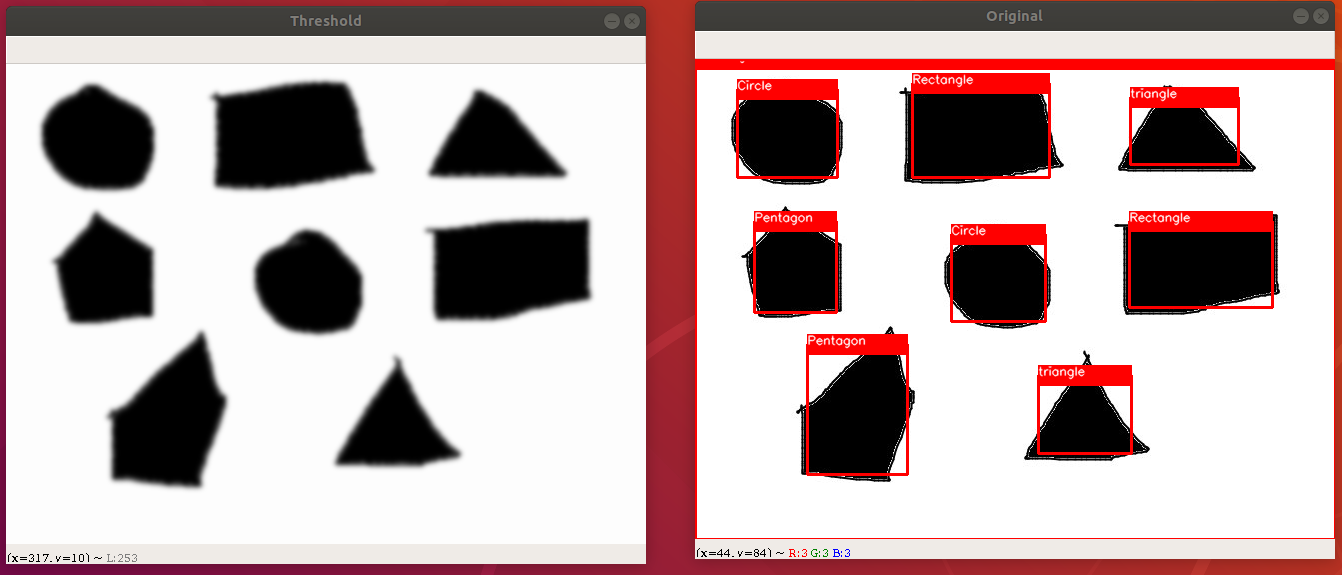
#> input picture assets/from_picture.png, 1342 x 575 px
$ python capture.py -i assets/from_picture.png   (older library calls are emulated)
#> lines starting #> are read from the running program, lines starting #| are printed output that depends on the picture; after the words box and inside, x2 and y2 are one past the last pixel; in counts of white or black regions, pixels touching at a corner belong together
#> further down, frame is the input picture: shape (575, 1342, 3); mean B, G, R 168.7, 168.5, 188.5
### filled_shape/filled_shape.py
import cv2 as cv
import numpy as np


class FilledShape:
    def __init__(self, img):
        self.img = img

    def detect(self, contour, debug):
        shape = "undefined"
        epsilon = 0.03 * cv.arcLength(contour, True)
        approx = cv.approxPolyDP(contour, epsilon, True)
        x, y, w, h = cv.boundingRect(contour)
        cv.rectangle(self.img, (x, y), (x + w, y + h), (0, 0, 255), 2)
        cv.rectangle(self.img, (x, y-10), (x + w, y + 10), (0, 0, 255), -1)
        font = cv.FONT_HERSHEY_SIMPLEX
        number = ""
        if debug:
            cv.drawContours(self.img, [contour], 0, (0, 255, 0), 2)

            for pt in approx:
                cv.circle(self.img, (pt[0][0], pt[0][1]), 5, (255, 0, 0), -1)
            number = str(len(approx)) + " "
        if len(approx) == 3:
            shape = "triangle"
        elif len(approx) == 4:
            # print(w, h, w / h)
            if 0.95 < w / h < 1.05:
                shape = "Square"
            else:
                shape = "Rectangle"
        elif len(approx) == 5:
            shape = "Pentagon"
        else:
            shape = "Circle"
        cv.putText(self.img, number + shape, (x, y), font, 0.4, (255, 255, 255), 1, cv.LINE_AA)

    def preprocessing_image(self):
        img_gray = cv.cvtColor(self.img, cv.COLOR_BGR2GRAY)
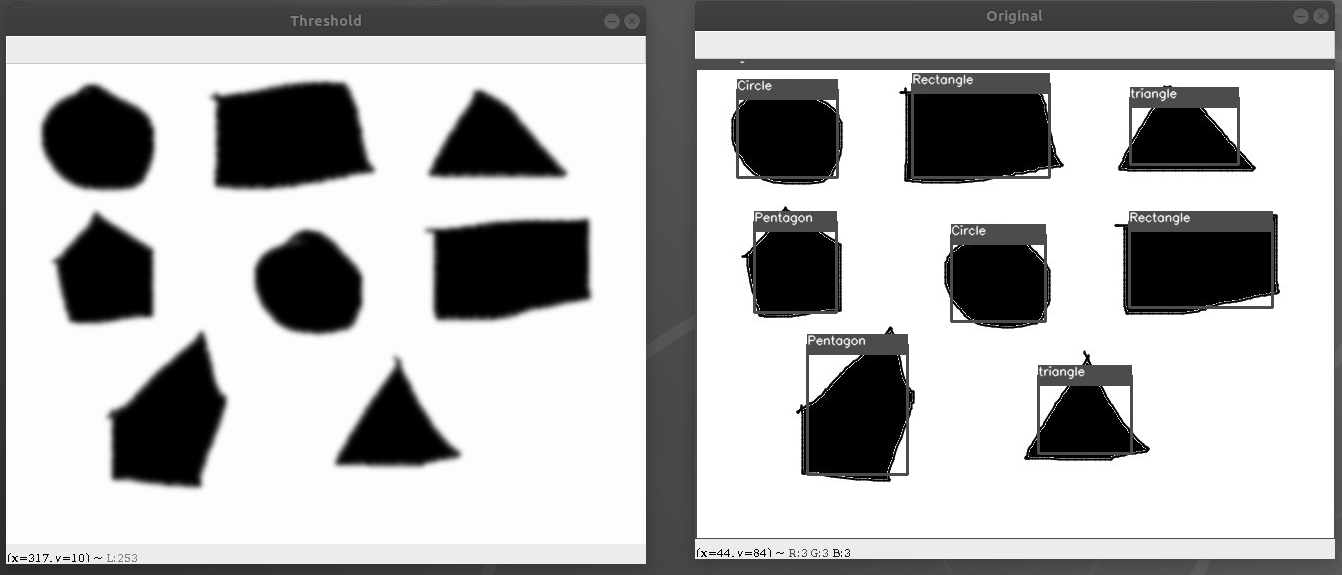
#> img_gray: shape (575, 1342); min 0, max 255, mean 174.6
        _, threshold = cv.threshold(img_gray, 127, 255, 0)
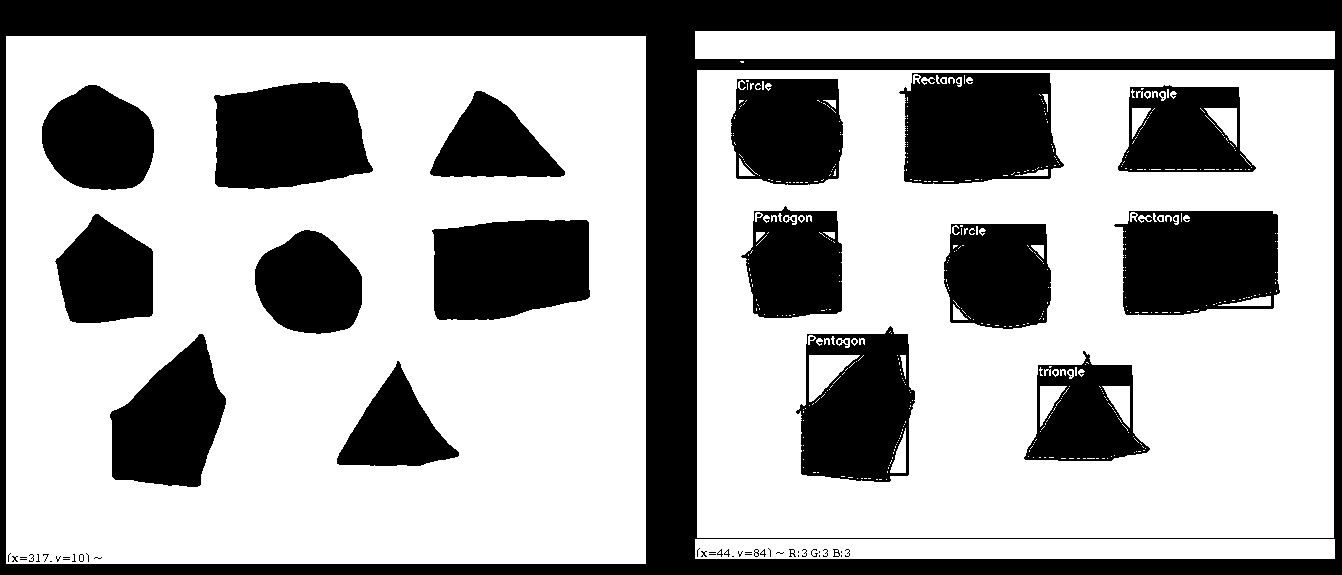
#> threshold: shape (575, 1342); 64.7% white; 80 black regions (59 under 20 px)
        kernel = np.ones((5, 5), np.uint8)
        cv.dilate(threshold, kernel, iterations=1)
        threshold = cv.GaussianBlur(threshold, (15, 15), 0)
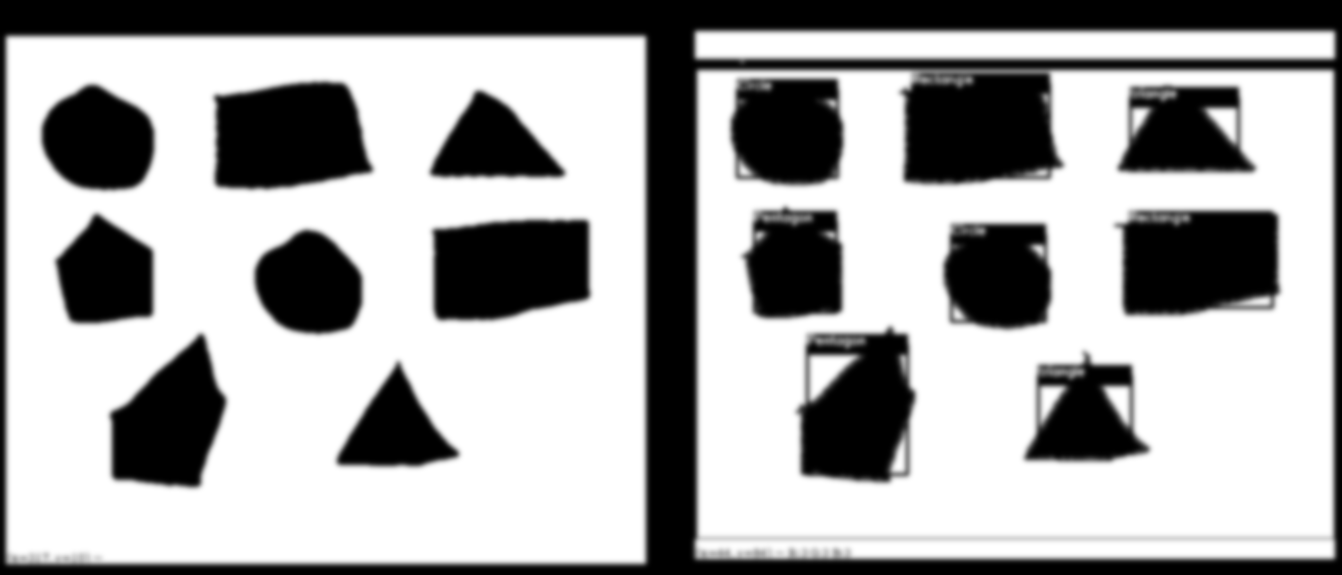
#> threshold: shape (575, 1342); min 0, max 255, mean 164.9
        img_contour, contours, _ = cv.findContours(threshold, cv.RETR_TREE, cv.CHAIN_APPROX_SIMPLE)
#> contours = 19 contours; largest, box (x1, y1, x2, y2) and area: (0, 29, 653, 571) 352680, (688, 24, 1342, 566) 351757, (221, 88, 364, 183) 11112, (912, 79, 1049, 177) 11077, (440, 226, 584, 314) 11016
        return threshold, contours


def capture(frame, debug=False):
    img_object = FilledShape(frame)
    threshold, contours = img_object.preprocessing_image()
    for contour in contours:
        img_object.detect(contour, debug)
#> this loop made 19 passes
#> (shape in detect, epsilon in detect, x in detect, y in detect, w in detect, h in detect) on passes 3, 4, 6, 8, 11, 12, 13, 14, 17, 18: ('Pentagon', 12.05, 117, 345, 103, 136), ('Circle', 9.13, 261, 236, 95, 92), ('Pentagon', 9.07, 63, 223, 84, 94), ('Circle', 9.51, 48, 91, 100, 93), ('Pentagon', 10.83, 1038, 371, 94, 82), ('Circle', 12.83, 807, 339, 100, 135), ('Circle', 10.59, 951, 230, 94, 91), ('Circle', 9.27, 754, 227, 82, 85), ('Pentagon', 11.41, 1130, 93, 108, 71), ('Circle', 11.2, 737, 85, 100, 92)
#> (shape in detect, epsilon in detect, approx in detect, x in detect, y in detect, w in detect, h in detect) on passes 1, 2, 5, 7, 9, 10: ('Rectangle', 71.3, [[0, 32], [0, 567], [651, 566], [648, 30]], 0, 29, 653, 542), ('triangle', 9.16, [[446, 451], [344, 457], [397, 376]], 344, 376, 103, 84), ('Rectangle', 13.28, [[582, 227], [582, 293], [441, 312], [441, 235]], 440, 226, 144, 88), ('triangle', 9.45, [[438, 168], [481, 98], [553, 169]], 438, 98, 116, 73), ('Rectangle', 13.19, [[342, 91], [361, 167], [221, 179], [225, 101]], 221, 88, 143, 95), ('Rectangle', 71.49, [[689, 28], [692, 564], [1341, 560], [1337, 25]], 688, 24, 654, 542)
    cv.imshow('Threshold', threshold)
    cv.imshow('Original', frame)
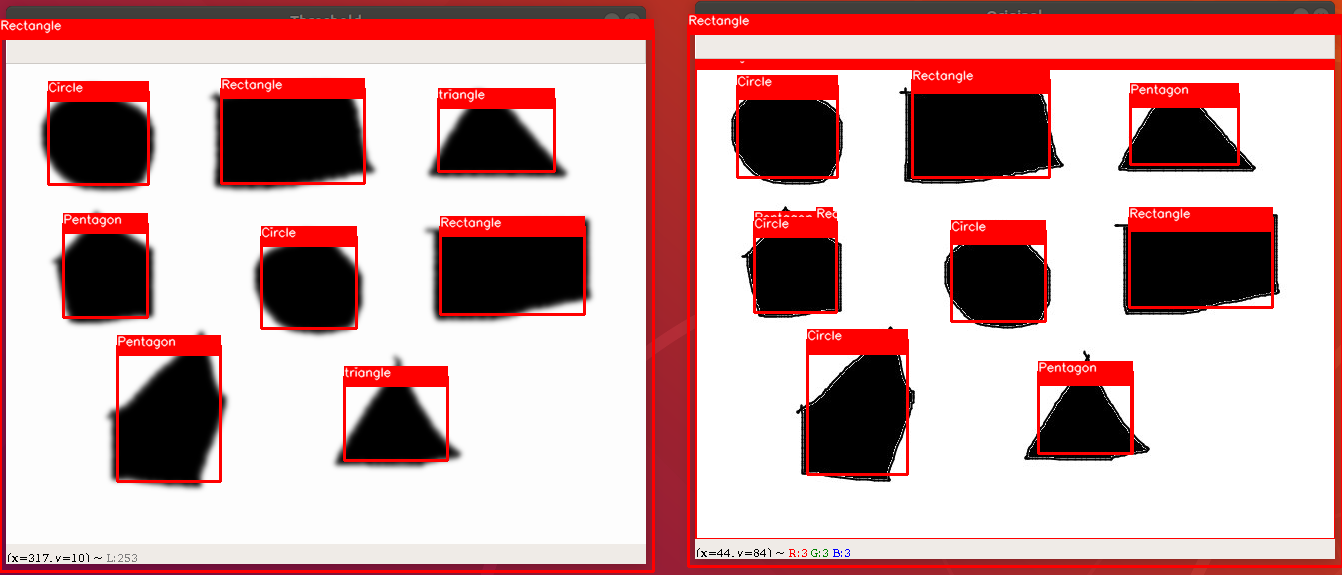
#> window 'Original': shape (575, 1342, 3); mean B, G, R 159.4, 159.3, 198.9

### capture.py
import cv2 as cv
from filled_shape import filled_shape as fs
import argparse

parser = argparse.ArgumentParser()
parser.add_argument("--image", "-i", type=argparse.FileType('r'),
                    dest="image_path", help="Use image as source")
parser.add_argument("--cam", "-c", dest='cam', default=False, action='store_true', help="Use cam as source")
parser.add_argument("--debug", default=False, action='store_false', help="show more contours and points")

arg = parser.parse_args()

if arg.cam and arg.image_path is not None:
    raise Exception("Cam and Image cannot be used simultaneously")
if arg.cam:
    cap = cv.VideoCapture(0)
    while True:
        ret, frame = cap.read()
        if ret:
            fs.capture(frame, arg.debug)

        k = cv.waitKey(30) & 0xFF
        if k == 27:
            break
    cap.release()
    cv.destroyAllWindows()
elif arg.image_path is not None:
    frame = cv.imread(arg.image_path.name)
    fs.capture(frame, arg.debug)
    cv.waitKey(0)
    cv.destroyAllWindows()
else:
    parser.parse_args(['--help'])
